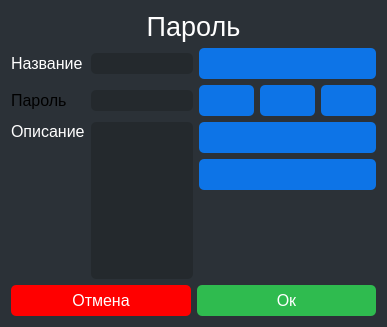
<?xml version="1.0" encoding="UTF-8"?>
<ui version="4.0">
 <class>Dialog</class>
 <widget class="QDialog" name="Dialog">
  <property name="geometry">
   <rect>
    <x>0</x>
    <y>0</y>
    <width>387</width>
    <height>327</height>
   </rect>
  </property>
  <property name="windowTitle">
   <string>Dialog</string>
  </property>
  <property name="styleSheet">
   <string notr="true">background-color:rgb(43,49,55);</string>
  </property>
  <layout class="QGridLayout" name="gridLayout_2" rowstretch="0,0,0">
   <item row="2" column="0" colspan="3">
    <layout class="QHBoxLayout" name="horizontalLayout">
     <item>
      <widget class="QPushButton" name="cancelButton">
       <property name="styleSheet">
        <string notr="true">border-radius:5px;
border-width:2px;
padding:6px;
background-color:rgb(255,0,0);
color:rgb(255,255,255);
font-size:12pt;</string>
       </property>
       <property name="text">
        <string>Отмена</string>
       </property>
      </widget>
     </item>
     <item>
      <widget class="QPushButton" name="okButton">
       <property name="styleSheet">
        <string notr="true">border-radius:5px;
border-width:2px;
padding:6px;
border-color:rgb(47,187,79);
background-color:rgb(47,187,79);
color:rgb(255,255,255);
font-size:12pt;</string>
       </property>
       <property name="text">
        <string>Ок</string>
       </property>
      </widget>
     </item>
    </layout>
   </item>
   <item row="0" column="0" colspan="3">
    <widget class="QLabel" name="label">
     <property name="sizePolicy">
      <sizepolicy hsizetype="Preferred" vsizetype="Fixed">
       <horstretch>0</horstretch>
       <verstretch>0</verstretch>
      </sizepolicy>
     </property>
     <property name="font">
      <font>
       <family>Tahoma</family>
       <pointsize>20</pointsize>
      </font>
     </property>
     <property name="styleSheet">
      <string notr="true">color:rgb(255,255,255)</string>
     </property>
     <property name="text">
      <string>Пароль</string>
     </property>
     <property name="alignment">
      <set>Qt::AlignCenter</set>
     </property>
    </widget>
   </item>
   <item row="1" column="0" colspan="3">
    <layout class="QGridLayout" name="gridLayout">
     <item row="0" column="0">
      <widget class="QLabel" name="nameLabel">
       <property name="sizePolicy">
        <sizepolicy hsizetype="Preferred" vsizetype="Fixed">
         <horstretch>0</horstretch>
         <verstretch>0</verstretch>
        </sizepolicy>
       </property>
       <property name="font">
        <font>
         <family>Tahoma</family>
         <pointsize>12</pointsize>
        </font>
       </property>
       <property name="styleSheet">
        <string notr="true">color:rgb(255,255,255)</string>
       </property>
       <property name="text">
        <string>Название</string>
       </property>
      </widget>
     </item>
     <item row="2" column="0">
      <widget class="QLabel" name="descriptionLabel">
       <property name="font">
        <font>
         <family>Tahoma</family>
         <pointsize>12</pointsize>
        </font>
       </property>
       <property name="styleSheet">
        <string notr="true">color:rgb(255,255,255)</string>
       </property>
       <property name="text">
        <string>Описание</string>
       </property>
       <property name="alignment">
        <set>Qt::AlignLeading|Qt::AlignLeft|Qt::AlignTop</set>
       </property>
      </widget>
     </item>
     <item row="0" column="2">
      <widget class="QPushButton" name="copyNameEdit">
       <property name="styleSheet">
        <string notr="true">border-radius:5px;
border-width:2px;
padding:6px;
border-color:rgb(13,116,231);
background-color:rgb(13,116,231);
color:rgb(255,255,255);
font-size:12pt;</string>
       </property>
       <property name="text">
        <string/>
       </property>
       <property name="icon">
        <iconset>
         <normaloff>../images/CopyIcon.svg</normaloff>../images/CopyIcon.svg</iconset>
       </property>
      </widget>
     </item>
     <item row="0" column="1">
      <widget class="QLineEdit" name="nameEdit">
       <property name="font">
        <font>
         <family>Tahoma</family>
         <pointsize>12</pointsize>
        </font>
       </property>
       <property name="styleSheet">
        <string notr="true">border-width:2;border-radius:5px;background-color:rgb(36,41,45);color:rgb(255,255,255);</string>
       </property>
       <property name="readOnly">
        <bool>true</bool>
       </property>
      </widget>
     </item>
     <item row="2" column="2">
      <layout class="QVBoxLayout" name="verticalLayout">
       <item>
        <widget class="QPushButton" name="copyDescriptionButton">
         <property name="styleSheet">
          <string notr="true">border-radius:5px;
border-width:2px;
padding:6px;
border-color:rgb(13,116,231);
background-color:rgb(13,116,231);
color:rgb(255,255,255);
font-size:12pt;</string>
         </property>
         <property name="text">
          <string/>
         </property>
         <property name="icon">
          <iconset>
           <normaloff>../images/CopyIcon.svg</normaloff>../images/CopyIcon.svg</iconset>
         </property>
        </widget>
       </item>
       <item>
        <widget class="QPushButton" name="editButton">
         <property name="styleSheet">
          <string notr="true">border-radius:5px;
border-width:2px;
padding:6px;
border-color:rgb(13,116,231);
background-color:rgb(13,116,231);
color:rgb(255,255,255);
font-size:12pt;</string>
         </property>
         <property name="text">
          <string/>
         </property>
         <property name="icon">
          <iconset>
           <normaloff>../images/EditIcon.svg</normaloff>../images/EditIcon.svg</iconset>
         </property>
        </widget>
       </item>
       <item>
        <spacer name="verticalSpacer">
         <property name="orientation">
          <enum>Qt::Vertical</enum>
         </property>
         <property name="sizeHint" stdset="0">
          <size>
           <width>20</width>
           <height>40</height>
          </size>
         </property>
        </spacer>
       </item>
      </layout>
     </item>
     <item row="2" column="1">
      <widget class="QTextEdit" name="descriptionEdit">
       <property name="font">
        <font>
         <family>Tahoma</family>
         <pointsize>12</pointsize>
        </font>
       </property>
       <property name="styleSheet">
        <string notr="true">border-width:2;border-radius:5px;background-color:rgb(36,41,45);color:rgb(255,255,255);</string>
       </property>
       <property name="readOnly">
        <bool>true</bool>
       </property>
      </widget>
     </item>
     <item row="1" column="0">
      <widget class="QLabel" name="label_2">
       <property name="font">
        <font>
         <family>Tahoma</family>
         <pointsize>12</pointsize>
        </font>
       </property>
       <property name="text">
        <string>Пароль</string>
       </property>
      </widget>
     </item>
     <item row="1" column="1">
      <widget class="QLineEdit" name="lineEdit">
       <property name="font">
        <font>
         <family>Tahoma</family>
         <pointsize>12</pointsize>
        </font>
       </property>
       <property name="styleSheet">
        <string notr="true">border-width:2;border-radius:5px;background-color:rgb(36,41,45);color:rgb(255,255,255);</string>
       </property>
       <property name="echoMode">
        <enum>QLineEdit::Password</enum>
       </property>
      </widget>
     </item>
     <item row="1" column="2">
      <layout class="QHBoxLayout" name="horizontalLayout_2">
       <item>
        <widget class="QPushButton" name="pushButton">
         <property name="styleSheet">
          <string notr="true">border-radius:5px;
border-width:2px;
padding:6px;
border-color:rgb(13,116,231);
background-color:rgb(13,116,231);
color:rgb(255,255,255);
font-size:12pt;</string>
         </property>
         <property name="text">
          <string/>
         </property>
         <property name="icon">
          <iconset>
           <normaloff>../images/EyeIcon.svg</normaloff>../images/EyeIcon.svg</iconset>
         </property>
        </widget>
       </item>
       <item>
        <widget class="QPushButton" name="pushButton_2">
         <property name="styleSheet">
          <string notr="true">border-radius:5px;
border-width:2px;
padding:6px;
border-color:rgb(13,116,231);
background-color:rgb(13,116,231);
color:rgb(255,255,255);
font-size:12pt;</string>
         </property>
         <property name="text">
          <string/>
         </property>
         <property name="icon">
          <iconset>
           <normaloff>../images/CopyIcon.svg</normaloff>../images/CopyIcon.svg</iconset>
         </property>
        </widget>
       </item>
       <item>
        <widget class="QPushButton" name="pushButton_3">
         <property name="styleSheet">
          <string notr="true">border-radius:5px;
border-width:2px;
padding:6px;
border-color:rgb(13,116,231);
background-color:rgb(13,116,231);
color:rgb(255,255,255);
font-size:12pt;</string>
         </property>
         <property name="text">
          <string/>
         </property>
         <property name="icon">
          <iconset>
           <normaloff>../images/RefreshICon.svg</normaloff>../images/RefreshICon.svg</iconset>
         </property>
        </widget>
       </item>
      </layout>
     </item>
    </layout>
   </item>
  </layout>
 </widget>
 <resources/>
 <connections/>
</ui>
